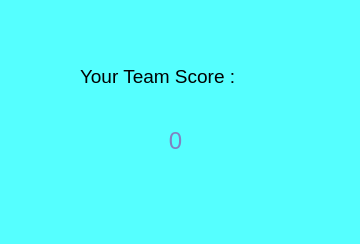
<?xml version="1.0" encoding="UTF-8"?>
<ui version="4.0">
 <class>Dialog</class>
 <widget class="QDialog" name="Dialog">
  <property name="geometry">
   <rect>
    <x>0</x>
    <y>0</y>
    <width>360</width>
    <height>244</height>
   </rect>
  </property>
  <property name="windowTitle">
   <string>Dialog</string>
  </property>
  <property name="styleSheet">
   <string notr="true">background-color: rgb(85, 255, 255);</string>
  </property>
  <widget class="QLabel" name="label">
   <property name="geometry">
    <rect>
     <x>80</x>
     <y>60</y>
     <width>201</width>
     <height>33</height>
    </rect>
   </property>
   <property name="font">
    <font>
     <family>MS Shell Dlg 2</family>
     <pointsize>14</pointsize>
     <weight>50</weight>
     <italic>false</italic>
     <bold>false</bold>
    </font>
   </property>
   <property name="styleSheet">
    <string notr="true">font: 14pt &quot;MS Shell Dlg 2&quot;;</string>
   </property>
   <property name="text">
    <string>Your Team Score :</string>
   </property>
  </widget>
  <widget class="QLabel" name="finalscore">
   <property name="geometry">
    <rect>
     <x>110</x>
     <y>120</y>
     <width>131</width>
     <height>41</height>
    </rect>
   </property>
   <property name="font">
    <font>
     <family>MS Shell Dlg 2</family>
     <pointsize>18</pointsize>
     <weight>50</weight>
     <italic>false</italic>
     <bold>false</bold>
    </font>
   </property>
   <property name="styleSheet">
    <string notr="true">color: rgb(129, 129, 193);

font: 18pt &quot;MS Shell Dlg 2&quot;;</string>
   </property>
   <property name="text">
    <string>0</string>
   </property>
   <property name="alignment">
    <set>Qt::AlignCenter</set>
   </property>
  </widget>
 </widget>
 <resources/>
 <connections/>
</ui>
